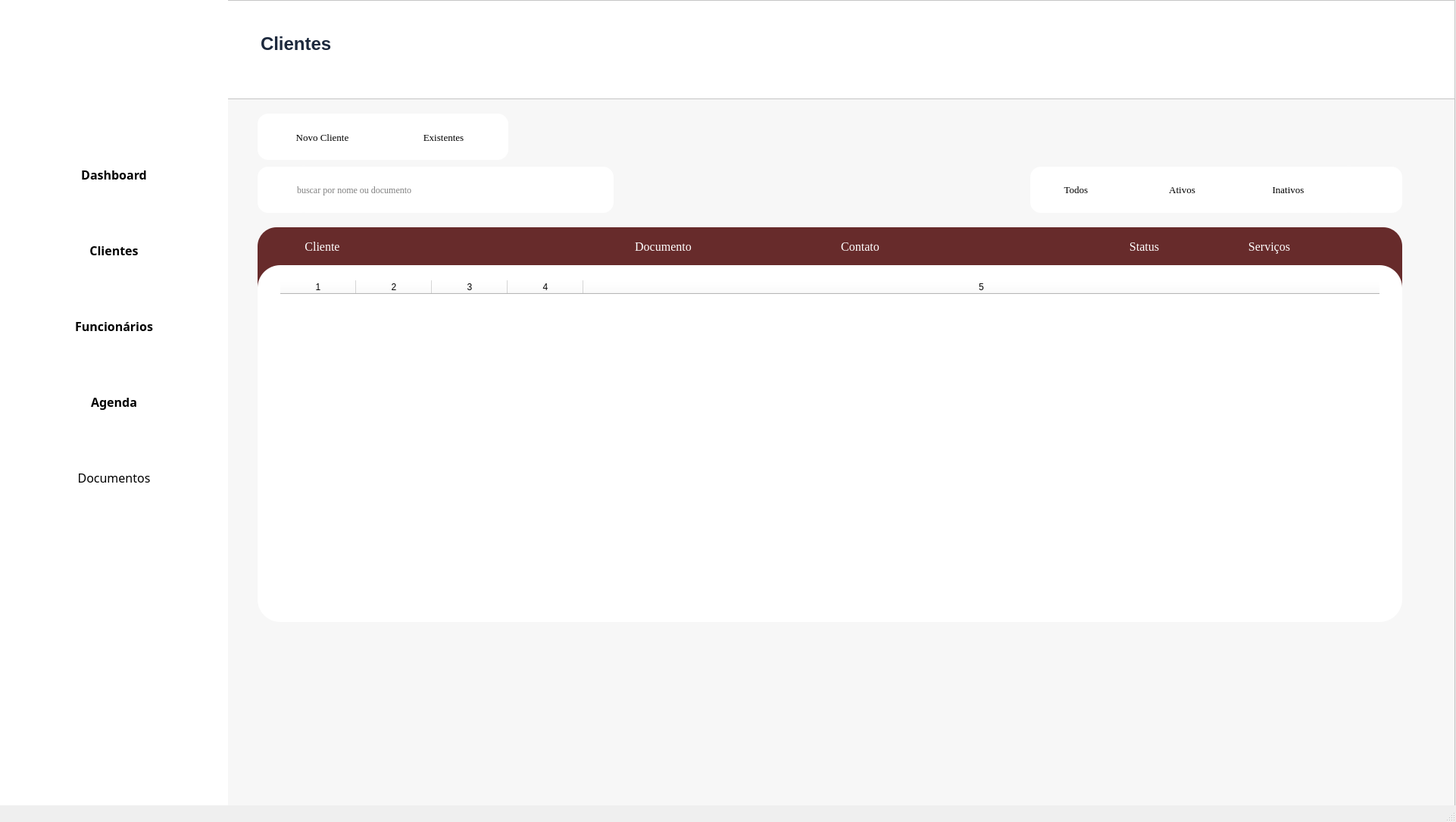
<?xml version="1.0" encoding="UTF-8"?>
<ui version="4.0">
 <class>MainWindow</class>
 <widget class="QMainWindow" name="MainWindow">
  <property name="geometry">
   <rect>
    <x>0</x>
    <y>0</y>
    <width>1922</width>
    <height>1085</height>
   </rect>
  </property>
  <property name="cursor">
   <cursorShape>PointingHandCursor</cursorShape>
  </property>
  <property name="windowTitle">
   <string>MainWindow</string>
  </property>
  <widget class="QWidget" name="centralwidget">
   <widget class="QFrame" name="frame_3">
    <property name="geometry">
     <rect>
      <x>300</x>
      <y>130</y>
      <width>1621</width>
      <height>951</height>
     </rect>
    </property>
    <property name="toolTip">
     <string/>
    </property>
    <property name="styleSheet">
     <string notr="true">background-color: rgb(247, 247, 247);
</string>
    </property>
    <property name="frameShape">
     <enum>QFrame::StyledPanel</enum>
    </property>
    <property name="frameShadow">
     <enum>QFrame::Raised</enum>
    </property>
    <widget class="QFrame" name="Frame_Cliente">
     <property name="geometry">
      <rect>
       <x>40</x>
       <y>220</y>
       <width>1511</width>
       <height>471</height>
      </rect>
     </property>
     <property name="layoutDirection">
      <enum>Qt::RightToLeft</enum>
     </property>
     <property name="styleSheet">
      <string notr="true">#Frame_Cliente {
	background-color: white;
    border-radius: 30%;
	padding: 8px;
}
</string>
     </property>
     <property name="frameShape">
      <enum>QFrame::StyledPanel</enum>
     </property>
     <property name="frameShadow">
      <enum>QFrame::Raised</enum>
     </property>
     <widget class="QTableWidget" name="tableWidget">
      <property name="geometry">
       <rect>
        <x>30</x>
        <y>20</y>
        <width>1451</width>
        <height>431</height>
       </rect>
      </property>
      <property name="layoutDirection">
       <enum>Qt::LeftToRight</enum>
      </property>
      <property name="styleSheet">
       <string notr="true">background-color: white; border: none;</string>
      </property>
      <property name="editTriggers">
       <set>QAbstractItemView::NoEditTriggers</set>
      </property>
      <property name="alternatingRowColors">
       <bool>true</bool>
      </property>
      <property name="sortingEnabled">
       <bool>true</bool>
      </property>
      <property name="columnCount">
       <number>5</number>
      </property>
      <attribute name="horizontalHeaderVisible">
       <bool>true</bool>
      </attribute>
      <attribute name="horizontalHeaderStretchLastSection">
       <bool>true</bool>
      </attribute>
      <attribute name="verticalHeaderVisible">
       <bool>false</bool>
      </attribute>
      <column/>
      <column/>
      <column/>
      <column/>
      <column/>
     </widget>
    </widget>
    <widget class="QLineEdit" name="lineEdit">
     <property name="geometry">
      <rect>
       <x>90</x>
       <y>90</y>
       <width>420</width>
       <height>61</height>
      </rect>
     </property>
     <property name="font">
      <font>
       <family>Georgia</family>
      </font>
     </property>
     <property name="styleSheet">
      <string notr="true">background-color: white;
border-radius: 14px;</string>
     </property>
     <property name="inputMask">
      <string/>
     </property>
     <property name="text">
      <string/>
     </property>
     <property name="maxLength">
      <number>32767</number>
     </property>
     <property name="echoMode">
      <enum>QLineEdit::Normal</enum>
     </property>
     <property name="placeholderText">
      <string>buscar por nome ou documento</string>
     </property>
    </widget>
    <widget class="QPushButton" name="pushButton_3">
     <property name="geometry">
      <rect>
       <x>40</x>
       <y>90</y>
       <width>71</width>
       <height>61</height>
      </rect>
     </property>
     <property name="cursor">
      <cursorShape>PointingHandCursor</cursorShape>
     </property>
     <property name="layoutDirection">
      <enum>Qt::LeftToRight</enum>
     </property>
     <property name="styleSheet">
      <string notr="true">background-color: white;
border-radius: 14px;</string>
     </property>
     <property name="text">
      <string/>
     </property>
     <property name="icon">
      <iconset>
       <normaloff>../Source/lupa.png</normaloff>../Source/lupa.png</iconset>
     </property>
     <property name="flat">
      <bool>false</bool>
     </property>
    </widget>
    <widget class="QFrame" name="frame_4">
     <property name="geometry">
      <rect>
       <x>40</x>
       <y>20</y>
       <width>331</width>
       <height>61</height>
      </rect>
     </property>
     <property name="styleSheet">
      <string notr="true">background-color: white;
border-radius: 14px;</string>
     </property>
     <property name="frameShape">
      <enum>QFrame::StyledPanel</enum>
     </property>
     <property name="frameShadow">
      <enum>QFrame::Raised</enum>
     </property>
     <widget class="QPushButton" name="pushButton_2">
      <property name="geometry">
       <rect>
        <x>180</x>
        <y>11</y>
        <width>131</width>
        <height>41</height>
       </rect>
      </property>
      <property name="font">
       <font>
        <family>Georgia</family>
        <pointsize>10</pointsize>
       </font>
      </property>
      <property name="text">
       <string>Existentes</string>
      </property>
      <property name="icon">
       <iconset>
        <normaloff>../Source/utilizador.png</normaloff>../Source/utilizador.png</iconset>
      </property>
      <property name="iconSize">
       <size>
        <width>20</width>
        <height>20</height>
       </size>
      </property>
     </widget>
     <widget class="QPushButton" name="pushButton">
      <property name="geometry">
       <rect>
        <x>20</x>
        <y>11</y>
        <width>131</width>
        <height>41</height>
       </rect>
      </property>
      <property name="font">
       <font>
        <family>Georgia</family>
        <pointsize>10</pointsize>
       </font>
      </property>
      <property name="text">
       <string>Novo Cliente</string>
      </property>
      <property name="icon">
       <iconset>
        <normaloff>../Source/botao-adicionar.png</normaloff>../Source/botao-adicionar.png</iconset>
      </property>
      <property name="iconSize">
       <size>
        <width>20</width>
        <height>20</height>
       </size>
      </property>
     </widget>
    </widget>
    <widget class="QFrame" name="frame_5">
     <property name="geometry">
      <rect>
       <x>1060</x>
       <y>90</y>
       <width>431</width>
       <height>61</height>
      </rect>
     </property>
     <property name="font">
      <font>
       <family>Georgia</family>
      </font>
     </property>
     <property name="styleSheet">
      <string notr="true">background-color: white;
border-radius: 14px;</string>
     </property>
     <property name="frameShape">
      <enum>QFrame::StyledPanel</enum>
     </property>
     <property name="frameShadow">
      <enum>QFrame::Raised</enum>
     </property>
     <widget class="QPushButton" name="pushButton_5">
      <property name="geometry">
       <rect>
        <x>0</x>
        <y>10</y>
        <width>121</width>
        <height>41</height>
       </rect>
      </property>
      <property name="font">
       <font>
        <family>Georgia</family>
        <pointsize>10</pointsize>
       </font>
      </property>
      <property name="cursor">
       <cursorShape>PointingHandCursor</cursorShape>
      </property>
      <property name="text">
       <string>Todos</string>
      </property>
      <property name="icon">
       <iconset>
        <normaloff>../Source/utilizador.png</normaloff>../Source/utilizador.png</iconset>
      </property>
     </widget>
     <widget class="QPushButton" name="pushButton_4">
      <property name="geometry">
       <rect>
        <x>140</x>
        <y>10</y>
        <width>121</width>
        <height>41</height>
       </rect>
      </property>
      <property name="font">
       <font>
        <family>Georgia</family>
        <pointsize>10</pointsize>
       </font>
      </property>
      <property name="cursor">
       <cursorShape>PointingHandCursor</cursorShape>
      </property>
      <property name="text">
       <string>Ativos</string>
      </property>
      <property name="icon">
       <iconset>
        <normaloff>../do-utilizador.png</normaloff>../do-utilizador.png</iconset>
      </property>
     </widget>
     <widget class="QPushButton" name="pushButton_6">
      <property name="geometry">
       <rect>
        <x>280</x>
        <y>10</y>
        <width>121</width>
        <height>41</height>
       </rect>
      </property>
      <property name="font">
       <font>
        <family>Georgia</family>
        <pointsize>10</pointsize>
       </font>
      </property>
      <property name="cursor">
       <cursorShape>PointingHandCursor</cursorShape>
      </property>
      <property name="text">
       <string>Inativos</string>
      </property>
      <property name="icon">
       <iconset>
        <normaloff>../do-utilizador.png</normaloff>../do-utilizador.png</iconset>
      </property>
     </widget>
    </widget>
    <widget class="QPushButton" name="pushButton_7">
     <property name="geometry">
      <rect>
       <x>1470</x>
       <y>90</y>
       <width>81</width>
       <height>61</height>
      </rect>
     </property>
     <property name="font">
      <font>
       <pointsize>5</pointsize>
      </font>
     </property>
     <property name="cursor">
      <cursorShape>PointingHandCursor</cursorShape>
     </property>
     <property name="styleSheet">
      <string notr="true">background-color: white;
border-radius: 14px;</string>
     </property>
     <property name="text">
      <string/>
     </property>
     <property name="icon">
      <iconset>
       <normaloff>../Source/filtro.png</normaloff>../Source/filtro.png</iconset>
     </property>
     <property name="iconSize">
      <size>
       <width>25</width>
       <height>25</height>
      </size>
     </property>
    </widget>
    <widget class="QFrame" name="Linha_Informacao">
     <property name="geometry">
      <rect>
       <x>40</x>
       <y>170</y>
       <width>1511</width>
       <height>101</height>
      </rect>
     </property>
     <property name="font">
      <font>
       <family>Georgia</family>
      </font>
     </property>
     <property name="styleSheet">
      <string notr="true">background-color: rgb(103, 43, 43);
border-radius: 25px;
color: rgb(255, 255, 255);
</string>
     </property>
     <property name="frameShape">
      <enum>QFrame::StyledPanel</enum>
     </property>
     <property name="frameShadow">
      <enum>QFrame::Raised</enum>
     </property>
     <widget class="QLabel" name="label_4">
      <property name="geometry">
       <rect>
        <x>1140</x>
        <y>13</y>
        <width>61</width>
        <height>25</height>
       </rect>
      </property>
      <property name="font">
       <font>
        <family>Georgia</family>
        <pointsize>12</pointsize>
        <weight>50</weight>
        <italic>false</italic>
        <bold>false</bold>
       </font>
      </property>
      <property name="styleSheet">
       <string notr="true">color:rgb(255, 255, 255)</string>
      </property>
      <property name="frameShape">
       <enum>QFrame::NoFrame</enum>
      </property>
      <property name="text">
       <string>Status</string>
      </property>
      <property name="alignment">
       <set>Qt::AlignCenter</set>
      </property>
     </widget>
     <widget class="QLabel" name="label">
      <property name="geometry">
       <rect>
        <x>50</x>
        <y>13</y>
        <width>71</width>
        <height>25</height>
       </rect>
      </property>
      <property name="font">
       <font>
        <family>Georgia</family>
        <pointsize>12</pointsize>
        <weight>50</weight>
        <italic>false</italic>
        <bold>false</bold>
       </font>
      </property>
      <property name="styleSheet">
       <string notr="true">color:rgb(255, 255, 255)</string>
      </property>
      <property name="frameShape">
       <enum>QFrame::NoFrame</enum>
      </property>
      <property name="text">
       <string>Cliente</string>
      </property>
      <property name="alignment">
       <set>Qt::AlignCenter</set>
      </property>
     </widget>
     <widget class="QLabel" name="label_5">
      <property name="geometry">
       <rect>
        <x>1300</x>
        <y>13</y>
        <width>71</width>
        <height>25</height>
       </rect>
      </property>
      <property name="font">
       <font>
        <family>Georgia</family>
        <pointsize>12</pointsize>
        <weight>50</weight>
        <italic>false</italic>
        <bold>false</bold>
       </font>
      </property>
      <property name="styleSheet">
       <string notr="true">color:rgb(255, 255, 255)</string>
      </property>
      <property name="frameShape">
       <enum>QFrame::NoFrame</enum>
      </property>
      <property name="text">
       <string>Serviços</string>
      </property>
      <property name="alignment">
       <set>Qt::AlignCenter</set>
      </property>
     </widget>
     <widget class="QLabel" name="label_3">
      <property name="geometry">
       <rect>
        <x>760</x>
        <y>13</y>
        <width>71</width>
        <height>25</height>
       </rect>
      </property>
      <property name="font">
       <font>
        <family>Georgia</family>
        <pointsize>12</pointsize>
        <weight>50</weight>
        <italic>false</italic>
        <bold>false</bold>
       </font>
      </property>
      <property name="styleSheet">
       <string notr="true">color:rgb(255, 255, 255)</string>
      </property>
      <property name="frameShape">
       <enum>QFrame::NoFrame</enum>
      </property>
      <property name="text">
       <string>Contato</string>
      </property>
      <property name="alignment">
       <set>Qt::AlignCenter</set>
      </property>
     </widget>
     <widget class="QLabel" name="label_2">
      <property name="geometry">
       <rect>
        <x>490</x>
        <y>13</y>
        <width>91</width>
        <height>25</height>
       </rect>
      </property>
      <property name="font">
       <font>
        <family>Georgia</family>
        <pointsize>12</pointsize>
        <weight>50</weight>
        <italic>false</italic>
        <bold>false</bold>
       </font>
      </property>
      <property name="styleSheet">
       <string notr="true">color:rgb(255, 255, 255)</string>
      </property>
      <property name="frameShape">
       <enum>QFrame::NoFrame</enum>
      </property>
      <property name="text">
       <string>Documento</string>
      </property>
      <property name="alignment">
       <set>Qt::AlignCenter</set>
      </property>
     </widget>
    </widget>
    <zorder>pushButton_3</zorder>
    <zorder>Linha_Informacao</zorder>
    <zorder>frame_5</zorder>
    <zorder>Frame_Cliente</zorder>
    <zorder>lineEdit</zorder>
    <zorder>frame_4</zorder>
    <zorder>pushButton_7</zorder>
   </widget>
   <widget class="QFrame" name="frame_2">
    <property name="geometry">
     <rect>
      <x>0</x>
      <y>0</y>
      <width>1921</width>
      <height>131</height>
     </rect>
    </property>
    <property name="styleSheet">
     <string notr="true">background-color: rgb(255,255,255);</string>
    </property>
    <property name="frameShape">
     <enum>QFrame::StyledPanel</enum>
    </property>
    <property name="frameShadow">
     <enum>QFrame::Raised</enum>
    </property>
    <widget class="QTextBrowser" name="textBrowser_2">
     <property name="geometry">
      <rect>
       <x>340</x>
       <y>40</y>
       <width>256</width>
       <height>51</height>
      </rect>
     </property>
     <property name="autoFillBackground">
      <bool>false</bool>
     </property>
     <property name="styleSheet">
      <string notr="true">border: 0px;
color:rgb(29, 41, 61);</string>
     </property>
     <property name="html">
      <string>&lt;!DOCTYPE HTML PUBLIC &quot;-//W3C//DTD HTML 4.0//EN&quot; &quot;http://www.w3.org/TR/REC-html40/strict.dtd&quot;&gt;
&lt;html&gt;&lt;head&gt;&lt;meta name=&quot;qrichtext&quot; content=&quot;1&quot; /&gt;&lt;style type=&quot;text/css&quot;&gt;
p, li { white-space: pre-wrap; }
&lt;/style&gt;&lt;/head&gt;&lt;body style=&quot; font-family:'MS Shell Dlg 2'; font-size:8.25pt; font-weight:400; font-style:normal;&quot;&gt;
&lt;p style=&quot; margin-top:0px; margin-bottom:0px; margin-left:0px; margin-right:0px; -qt-block-indent:0; text-indent:0px;&quot;&gt;&lt;span style=&quot; font-size:18pt; font-weight:600;&quot;&gt;Clientes&lt;/span&gt;&lt;/p&gt;&lt;/body&gt;&lt;/html&gt;</string>
     </property>
    </widget>
   </widget>
   <widget class="QFrame" name="frame">
    <property name="geometry">
     <rect>
      <x>0</x>
      <y>0</y>
      <width>301</width>
      <height>1081</height>
     </rect>
    </property>
    <property name="styleSheet">
     <string notr="true">background-color: rgb(255,255,255);
border: 1px;
box-shadow: 5px 5px 5px;
border-color:  rgb(149, 149, 149);</string>
    </property>
border: 1px;
    
     <widget class="QPushButton" name="btn_abrir_dashboard_menu">
     <property name="geometry">
      <rect>
       <x>20</x>
       <y>200</y>
       <width>261</width>
       <height>61</height>
      </rect>
     </property>
     <property name="font">
      <font>
       <family>Segoe UI Semibold</family>
       <pointsize>12</pointsize>
       <weight>75</weight>
       <bold>true</bold>
      </font>
     </property>
     <property name="cursor">
      <cursorShape>PointingHandCursor</cursorShape>
     </property>
     <property name="layoutDirection">
      <enum>Qt::LeftToRight</enum>
     </property>
     <property name="styleSheet">
      <string notr="true">text-align: left;
color: rgb(139, 139, 139);
padding-left: 10px;
border-radius:10px;
hover-color {
	background-color:rgb(254, 242, 242 solid);
	color:rgb(159, 7, 18);
}</string>
     </property>
     <property name="text">
      <string>Dashboard</string>
     </property>
     <property name="icon">
      <iconset>
       <normaloff>../Source/dashboard.png</normaloff>../Source/dashboard.png</iconset>
     </property>
     <property name="iconSize">
      <size>
       <width>50</width>
       <height>50</height>
      </size>
     </property>
    </widget>
     <widget class="QPushButton" name="btn_abrir_cliente_menu">
     <property name="geometry">
      <rect>
       <x>20</x>
       <y>300</y>
       <width>261</width>
       <height>61</height>
      </rect>
     </property>
     <property name="font">
      <font>
       <family>Segoe UI Semibold</family>
       <pointsize>12</pointsize>
       <weight>75</weight>
       <bold>true</bold>
      </font>
     </property>
     <property name="cursor">
      <cursorShape>PointingHandCursor</cursorShape>
     </property>
     <property name="styleSheet">
      <string notr="true">text-align: left;
color: rgb(139, 139, 139);
padding-left: 10px;
border-radius:10px;
hover-color {
	background-color:rgb(254, 242, 242 solid);
	color:rgb(159, 7, 18);
}</string>
     </property>
     <property name="text">
      <string>Clientes</string>
     </property>
     <property name="icon">
      <iconset>
       <normaloff>../Source/cliente.png</normaloff>../Source/cliente.png</iconset>
     </property>
     <property name="iconSize">
      <size>
       <width>40</width>
       <height>40</height>
      </size>
     </property>
    </widget>
     <widget class="QPushButton" name="btn_abrir_funcionario_menu">
     <property name="geometry">
      <rect>
       <x>20</x>
       <y>400</y>
       <width>261</width>
       <height>61</height>
      </rect>
     </property>
     <property name="font">
      <font>
       <family>Segoe UI Semibold</family>
       <pointsize>12</pointsize>
       <weight>75</weight>
       <bold>true</bold>
      </font>
     </property>
     <property name="cursor">
      <cursorShape>PointingHandCursor</cursorShape>
     </property>
     <property name="styleSheet">
      <string notr="true">text-align: left;
color: rgb(139, 139, 139);
padding-left: 10px;
border-radius:10px;
hover-color {
	background-color:rgb(254, 242, 242 solid);
	color:rgb(159, 7, 18);
}</string>
     </property>
     <property name="text">
      <string>Funcionários</string>
     </property>
     <property name="icon">
      <iconset>
       <normaloff>../Source/funcionarios.png</normaloff>../Source/funcionarios.png</iconset>
     </property>
     <property name="iconSize">
      <size>
       <width>40</width>
       <height>40</height>
      </size>
     </property>
    </widget>
     <widget class="QPushButton" name="btn_abrir_agenda_menu">
     <property name="geometry">
      <rect>
       <x>20</x>
       <y>500</y>
       <width>261</width>
       <height>61</height>
      </rect>
     </property>
     <property name="font">
      <font>
       <family>Segoe UI Semibold</family>
       <pointsize>12</pointsize>
       <weight>75</weight>
       <bold>true</bold>
      </font>
     </property>
     <property name="cursor">
      <cursorShape>PointingHandCursor</cursorShape>
     </property>
     <property name="styleSheet">
      <string notr="true">text-align: left;
color: rgb(139, 139, 139);
padding-left: 10px;
border-radius:10px;
hover-color {
	background-color:rgb(254, 242, 242 solid);
	color:rgb(159, 7, 18);
}</string>
     </property>
     <property name="text">
      <string>Agenda</string>
     </property>
     <property name="icon">
      <iconset>
       <normaloff>../Source/agenda.png</normaloff>../Source/agenda.png</iconset>
     </property>
     <property name="iconSize">
      <size>
       <width>50</width>
       <height>50</height>
      </size>
     </property>
    </widget>
     <widget class="QPushButton" name="btn_abrir_documento_menu">
     <property name="geometry">
      <rect>
       <x>20</x>
       <y>600</y>
       <width>261</width>
       <height>61</height>
      </rect>
     </property>
     <property name="font">
      <font>
       <family>Segoe UI Semibold</family>
       <pointsize>12</pointsize>
       <weight>50</weight>
       <bold>false</bold>
      </font>
     </property>
     <property name="cursor">
      <cursorShape>PointingHandCursor</cursorShape>
     </property>
     <property name="styleSheet">
      <string notr="true">text-align: left;
color: rgb(139, 139, 139);
padding-left: 10px;
border-radius:10px;
hover-color {
	background-color:rgb(254, 242, 242 solid);
	color:rgb(159, 7, 18);
}</string>
     </property>
     <property name="text">
      <string>Documentos</string>
     </property>
     <property name="icon">
      <iconset>
       <normaloff>../Source/documentos.png</normaloff>../Source/documentos.png</iconset>
     </property>
     <property name="iconSize">
      <size>
       <width>50</width>
       <height>50</height>
      </size>
     </property>
    </widget>
    <widget class="QLabel" name="label_6">
     <property name="geometry">
      <rect>
       <x>40</x>
       <y>10</y>
       <width>191</width>
       <height>181</height>
      </rect>
     </property>
     <property name="text">
      <string/>
     </property>
     <property name="textFormat">
      <enum>Qt::AutoText</enum>
     </property>
     <property name="pixmap">
      <pixmap>../Source/Cenicos.jpg</pixmap>
     </property>
     <property name="scaledContents">
      <bool>true</bool>
     </property>
    </widget>
   </widget>
  </widget>
  <widget class="QStatusBar" name="statusbar"/>
 </widget>
 <resources/>
 <connections/>
</ui>
